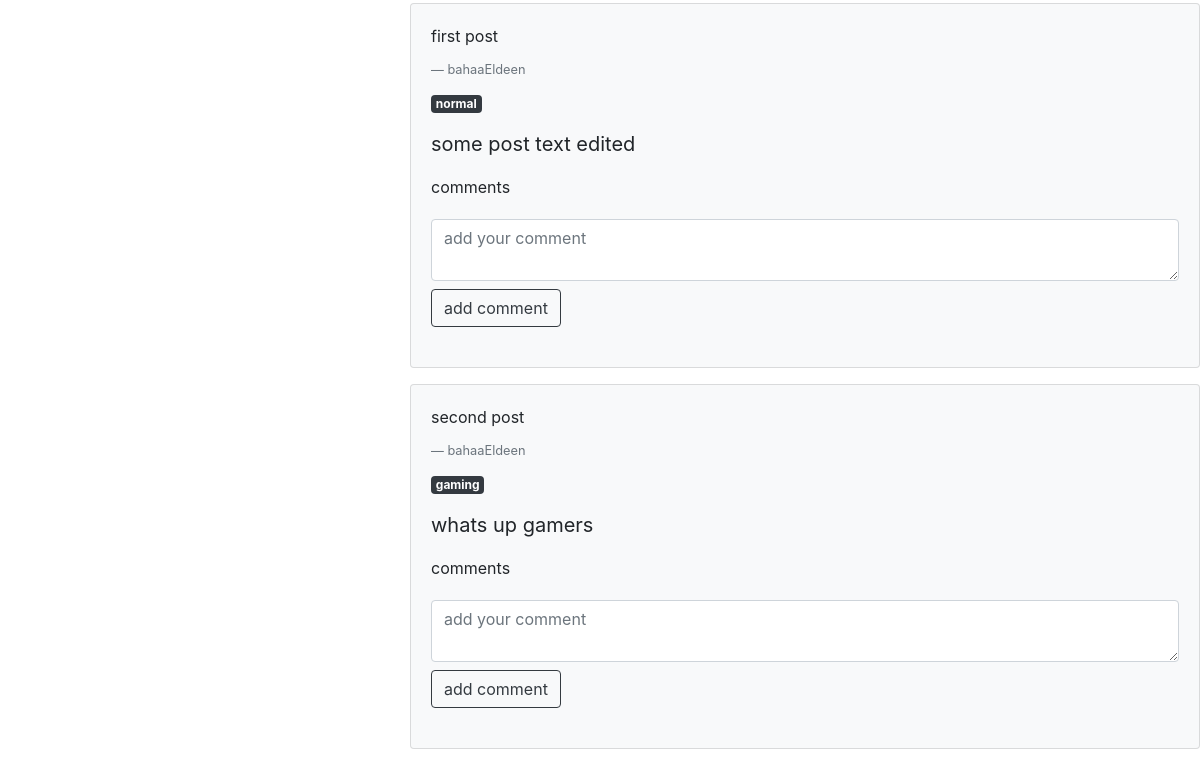
The page / (signed in, lower part) on the database as committed earlier.
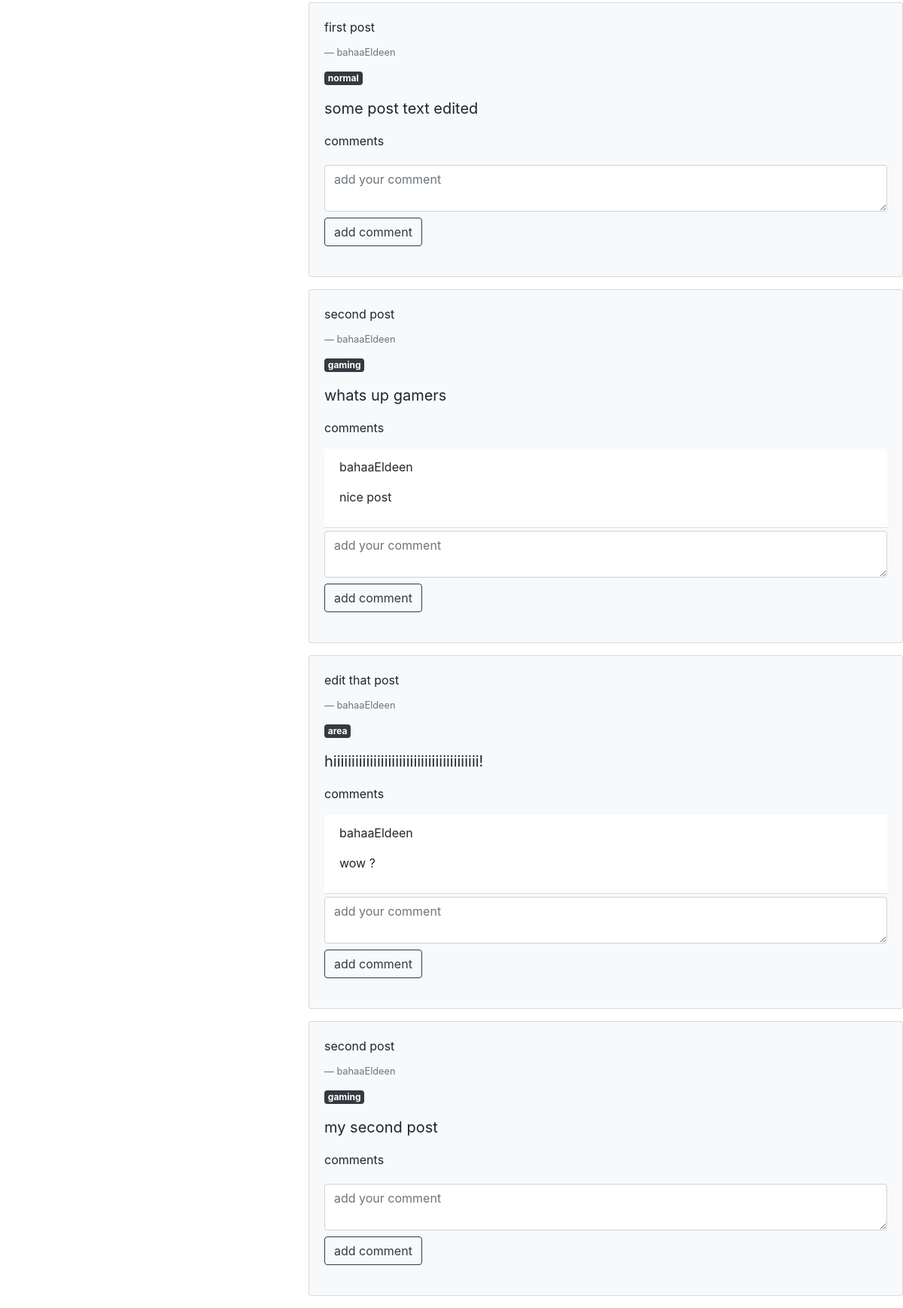
The same page on the database as committed later.
### social/models.py (models this page shows, shortened)
class Post(models.Model):
    user = models.ForeignKey(User,on_delete=models.CASCADE)
    text = models.CharField(max_length = 500)
    genre = models.CharField(max_length=20)
    header = models.CharField(max_length=50)

class Comment(models.Model):
    user = models.ForeignKey(User,on_delete=models.CASCADE)
    post = models.ForeignKey(Post,on_delete=models.CASCADE)
    text = models.CharField(max_length = 500)

### social/views.py (the view)
# urls.py: path('',views.index,name="index"),
def index(request):
    if not request.user.is_authenticated:
        return redirect('login')
    posts = getAllPosts()
    return render(request,'index.html',{'user':request.user,'posts':posts})

### social/views.py (called while the page is built)
def getAllPosts():
    posts = Post.objects.all()
    data = []
    for post in posts:
        comments = getPostComments(post)
        data.append((post,comments))
    return data

def getPostComments(post):
    comments = Comment.objects.filter(post=post)
    return comments

### templates/index.html (shortened to what this page needs)
<link rel="stylesheet" href="https://stackpath.bootstrapcdn.com/bootstrap/4.5.0/css/bootstrap.min.css">
<div class="row">
    <div class="col-md-4 text-center">
    </div>
    <div class="col-md-8">
        {% for data in posts %}
        <div class="card bg-light mb-3">
            <div class="card-body">
                <p class="card-title">{{ data.0.header }}</p>
                <p class="blockquote-footer">{{ data.0.user.email }}</p>
                <p class="badge badge-dark">{{ data.0.genre }}</p>
                <p class="blockquote">{{ data.0.text }}</p>
                <p>comments</p>
                <ul class="list-group list-group-flush">
                    {% for comment in data.1 %}
                    <li  class="list-group-item">
                        <p>{{comment.user.email}}</p>
                        <p>{{ comment.text }}</p>
                    </li>
                    {% endfor %}
                    <form method="post" action="/add-comment/">
                        <textarea name="comment" placeholder="add your comment" class="form-control mb-1 mt-1" ></textarea>
                        <input type="submit" value="add comment" class="btn btn-outline-dark mb-1 mt-1">
                    </form>
                </ul>
            </div>
        </div>
        {% endfor %}
    </div>
</div>

Rows that differ between the two databases and show on the page:
added Comment: user.email "bahaaEldeen", text "nice post", shown under Post "whats up gamers"
added Post: header "edit that post", user.email "bahaaEldeen", genre "area", text "hiiiiiiiiiiiiiiiiiiiiiiiiiiiiiiiiiiiiiiii!"
added Comment: user.email "bahaaEldeen", text "wow ?", shown under "edit that post"
added Post: header "second post", user.email "bahaaEldeen", genre "gaming", text "my second post"
